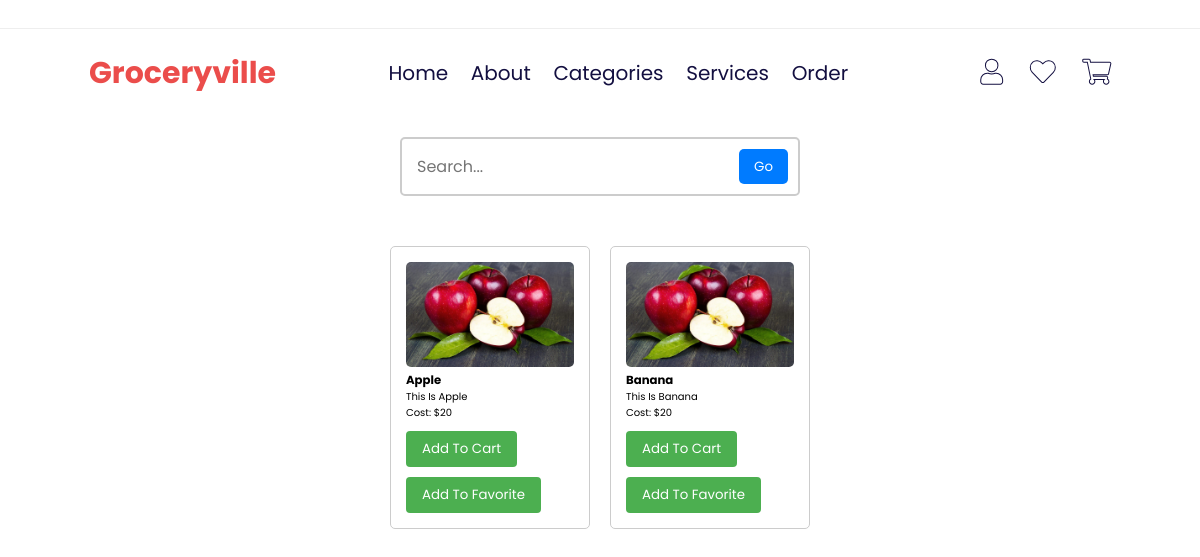
/fruits, run on the app's committed database.
### tables this page shows
CREATE TABLE fruits(id INTEGER PRIMARY KEY,pname TEXT,description TEXT,cost INTEGER);

### main.py (the view)
@app.route('/fruits')
def fruits():
    if "cname" in session and session['role'] == 'admin':
        return render_template('admin_fruits.html', username=session["cname"])
    else:
        con = sqlite3.connect("database.db")
        con.row_factory = sqlite3.Row
        cur = con.cursor()
        cur.execute("SELECT * FROM fruits")
        fruits_data = cur.fetchall()
        con.close()
        return render_template("fruits.html", fruits_data=fruits_data)

### templates/fruits.html (shortened to what this page needs)
<!DOCTYPE html>
<html lang="en">
<head>
    <link rel="stylesheet" href="https://cdnjs.cloudflare.com/ajax/libs/font-awesome/5.15.4/css/all.min.css">
</head>
<body>
<header>
    <div class="header-top">
    </div>
    <div class="header-main">
        <a href="#" class="logo"> <i class="fa-sharp fa-solid fa-cart-shopping"></i></i> Groceryville</a>
        <nav class="navbar">
            <a href="/customer">home</a>
            <a href="/about">about</a>
            <a href="/categories">Categories</a>
            <a href="/services">services</a>
            <a href="/order">order</a>
        </nav>
        <div class="icons">
            <button class="action-btn">
                <a href="/admin" class="fas fa-user"></a>
            </button>
            <button class="action-btn">
                <a href="/fav" class="fas fa-heart"></a>
            </button>
            <button class="action-btn">
                <a href="/addcart" class="fas fa-shopping-cart"></a>
            </button>
        </div>
    </div>
</header>
<div class="search-bar">
        <input type="text" id="searchInput" placeholder="Search...">
        <button onclick="searchAndNavigate()">Go</button>
    </div>
<div style="display:flex; align-items:center;justify-content:center;flex-wrap:wrap">
    <div class="content" style="display:flex; align-items:center;justify-content:center">
        {% for product in fruits_data %}
        <div class="card">
            <img src="static/images/apple.jpg" alt="Product 1 Image">
            <h3>{{ product.pname }}</h3>
            <p>{{ product.description }}</p>
            <p>Cost: ${{ product.cost }}</p>
            <button onclick="addToCart('{{ product.pname }}', '{{ product.cost }}', 'static/images/apple.jpg')">Add to
                Cart
            </button>
            <button onclick="addToFav('{{ product.pname }}', '{{ product.cost }}', 'static/images/apple.jpg')">Add to favorite</button>
        </div>
        {% endfor %}
    </div>
</div>
</body>
</html>

### templates/fruits.html (style rules this page uses)
* { font-family: 'Poppins', sans-serif; margin: 0; padding: 0; box-sizing: border-box; outline: none; border: none; text-decoration: none; text-transform: capitalize; transition: .2s linear; }
html { font-size: 62.5%; scroll-behavior: smooth; scroll-padding-top: 7rem; overflow-x: hidden; }
.content { padding: 20px; }
.card { border: 1px solid #ccc; border-radius: 5px; padding: 15px; margin: 10px; width: 200px; display: inline-block; }
.card img { width: 100%; height: auto; border-radius: 5px; }
.search-bar { margin: 20px auto; max-width: 400px; padding: 10px; border: 2px solid #ccc; border-radius: 5px; display: flex; justify-content: space-between; }
.search-bar input[type="text"] { flex: 1; padding: 5px; font-size: 16px; border: none; outline: none; }
.search-bar button { padding: 5px 15px; background-color: #007bff; color: white; border: none; border-radius: 5px; cursor: pointer; }
.header-top { display: flex; align-items: center; justify-content: space-between; padding: 1.4rem 7%; border-bottom: .1rem solid #eee; }
.header-main { background: #fff; display: flex; align-items: center; justify-content: space-between; padding: 2rem 7%; position: relative; }
.header-main .logo { color: #eb4d4b; font-size: 3rem; font-weight: bolder; }
.header-main .logo i { padding-right: .5rem; color: #130f40; }
.header-main .navbar a { font-size: 2rem; color: #130f40; margin: 0 1rem; }
.header-main .icons .action-btn { position: relative; font-size: 2.5rem; margin-left: 1.5rem; color: #454545; padding: .5rem; background: #fff; }
.header-main .icons .action-btn a { color: #fff; -webkit-text-stroke: .1rem #130f40; }

### data on the page
fruits: pname "Apple", description "This Is Apple", cost "20"
fruits: pname "Banana", description "This Is Banana", cost "20"
